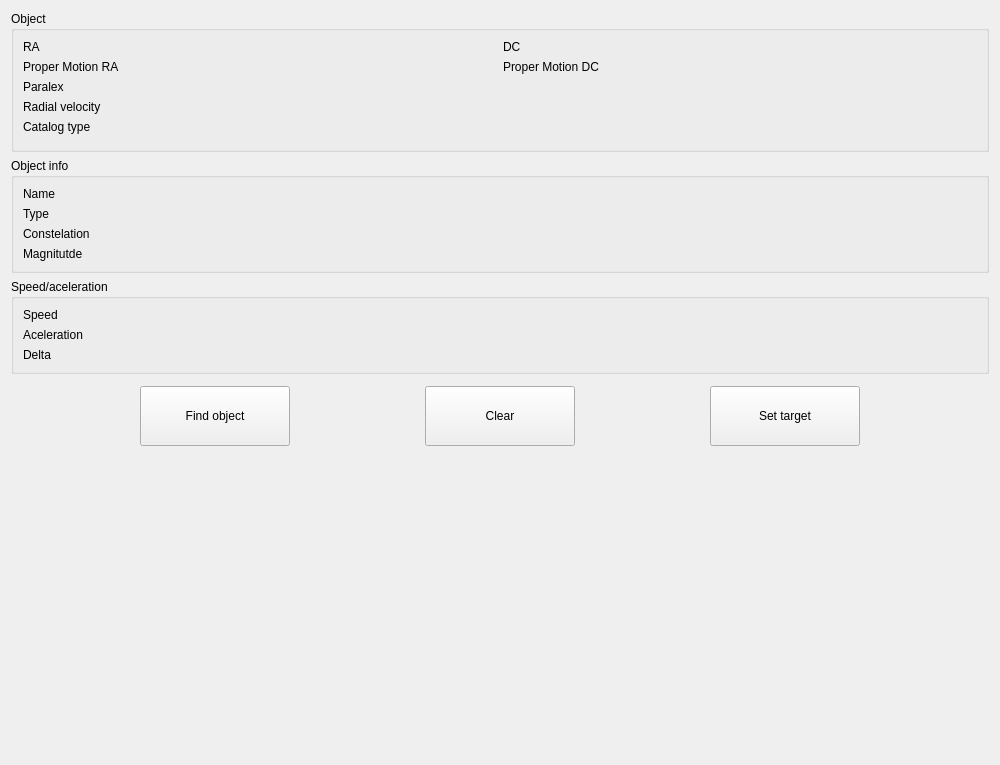
<?xml version="1.0" encoding="UTF-8"?>
<ui version="4.0">
 <class>tlinsWTarget</class>
 <widget class="QWidget" name="tlinsWTarget">
  <property name="geometry">
   <rect>
    <x>0</x>
    <y>0</y>
    <width>1000</width>
    <height>765</height>
   </rect>
  </property>
  <property name="windowTitle">
   <string>Form</string>
  </property>
  <layout class="QVBoxLayout" name="verticalLayout_2">
   <item>
    <widget class="QGroupBox" name="groupBox_2">
     <property name="title">
      <string>Object</string>
     </property>
     <layout class="QGridLayout" name="gridLayout_2">
      <item row="1" column="4">
       <widget class="tlinsWDecimalValue" name="pmDC" native="true">
        <property name="enabled">
         <bool>true</bool>
        </property>
       </widget>
      </item>
      <item row="4" column="0">
       <widget class="QLabel" name="label_7">
        <property name="text">
         <string>Catalog type</string>
        </property>
       </widget>
      </item>
      <item row="3" column="1">
       <widget class="tlinsWDecimalValue" name="radialVelocity" native="true">
        <property name="enabled">
         <bool>true</bool>
        </property>
       </widget>
      </item>
      <item row="1" column="3">
       <widget class="QLabel" name="label_4">
        <property name="text">
         <string>Proper Motion DC</string>
        </property>
       </widget>
      </item>
      <item row="2" column="1">
       <widget class="tlinsWDecimalValue" name="parallex" native="true">
        <property name="enabled">
         <bool>true</bool>
        </property>
       </widget>
      </item>
      <item row="2" column="0">
       <widget class="QLabel" name="label_5">
        <property name="text">
         <string>Paralex</string>
        </property>
       </widget>
      </item>
      <item row="0" column="0">
       <widget class="QLabel" name="label">
        <property name="text">
         <string>RA</string>
        </property>
       </widget>
      </item>
      <item row="1" column="1">
       <widget class="tlinsWDecimalValue" name="pmRA" native="true">
        <property name="enabled">
         <bool>true</bool>
        </property>
       </widget>
      </item>
      <item row="0" column="1">
       <widget class="tlinsWCoordinateHourAngle" name="RA" native="true">
        <property name="enabled">
         <bool>true</bool>
        </property>
       </widget>
      </item>
      <item row="0" column="3">
       <widget class="QLabel" name="label_3">
        <property name="text">
         <string>DC</string>
        </property>
       </widget>
      </item>
      <item row="1" column="0">
       <widget class="QLabel" name="label_2">
        <property name="text">
         <string>Proper Motion RA</string>
        </property>
       </widget>
      </item>
      <item row="4" column="1">
       <widget class="tlinsWAstroCatalog" name="catalogType" native="true">
        <property name="enabled">
         <bool>true</bool>
        </property>
       </widget>
      </item>
      <item row="3" column="0">
       <widget class="QLabel" name="label_6">
        <property name="text">
         <string>Radial velocity</string>
        </property>
       </widget>
      </item>
      <item row="0" column="4">
       <widget class="tlinsWCoordinateDeclination" name="DC" native="true">
        <property name="enabled">
         <bool>true</bool>
        </property>
       </widget>
      </item>
      <item row="5" column="0">
       <widget class="QWidget" name="magnitutde" native="true"/>
      </item>
     </layout>
    </widget>
   </item>
   <item>
    <widget class="QGroupBox" name="groupBox_3">
     <property name="title">
      <string>Object info</string>
     </property>
     <layout class="QGridLayout" name="gridLayout_4">
      <item row="2" column="1">
       <widget class="tlinsWConstelation" name="objectConstelation" native="true">
        <property name="enabled">
         <bool>false</bool>
        </property>
       </widget>
      </item>
      <item row="2" column="0">
       <widget class="QLabel" name="label_12">
        <property name="text">
         <string>Constelation</string>
        </property>
       </widget>
      </item>
      <item row="1" column="0">
       <widget class="QLabel" name="label_11">
        <property name="text">
         <string>Type</string>
        </property>
       </widget>
      </item>
      <item row="0" column="0">
       <widget class="QLabel" name="label_10">
        <property name="text">
         <string>Name</string>
        </property>
       </widget>
      </item>
      <item row="1" column="1">
       <widget class="tlinsWAstroObjectType" name="objectType" native="true">
        <property name="enabled">
         <bool>false</bool>
        </property>
       </widget>
      </item>
      <item row="3" column="0">
       <widget class="QLabel" name="label_13">
        <property name="text">
         <string>Magnitutde</string>
        </property>
       </widget>
      </item>
      <item row="0" column="1">
       <widget class="tlinsWObjectName" name="objectName" native="true">
        <property name="enabled">
         <bool>false</bool>
        </property>
       </widget>
      </item>
      <item row="3" column="1">
       <widget class="tlinsWDecimalValue" name="magnitude" native="true">
        <property name="enabled">
         <bool>false</bool>
        </property>
       </widget>
      </item>
     </layout>
    </widget>
   </item>
   <item>
    <widget class="QGroupBox" name="groupBox">
     <property name="title">
      <string>Speed/aceleration</string>
     </property>
     <layout class="QGridLayout" name="gridLayout">
      <item row="1" column="1">
       <widget class="tlinsWDecimalValue" name="aceleration" native="true">
        <property name="enabled">
         <bool>false</bool>
        </property>
       </widget>
      </item>
      <item row="0" column="0">
       <widget class="QLabel" name="label_8">
        <property name="text">
         <string>Speed</string>
        </property>
       </widget>
      </item>
      <item row="0" column="1">
       <widget class="tlinsWDecimalValue" name="speed" native="true">
        <property name="enabled">
         <bool>false</bool>
        </property>
       </widget>
      </item>
      <item row="1" column="0">
       <widget class="QLabel" name="label_9">
        <property name="text">
         <string>Aceleration</string>
        </property>
       </widget>
      </item>
      <item row="2" column="0">
       <widget class="QLabel" name="label_14">
        <property name="text">
         <string>Delta</string>
        </property>
       </widget>
      </item>
      <item row="2" column="1">
       <widget class="tlinsWDecimalValue" name="delta" native="true">
        <property name="enabled">
         <bool>false</bool>
        </property>
       </widget>
      </item>
     </layout>
    </widget>
   </item>
   <item>
    <layout class="QHBoxLayout" name="horizontalLayout">
     <property name="topMargin">
      <number>6</number>
     </property>
     <property name="bottomMargin">
      <number>6</number>
     </property>
     <item>
      <spacer name="horizontalSpacer">
       <property name="orientation">
        <enum>Qt::Horizontal</enum>
       </property>
       <property name="sizeHint" stdset="0">
        <size>
         <width>40</width>
         <height>20</height>
        </size>
       </property>
      </spacer>
     </item>
     <item>
      <widget class="QPushButton" name="btFind">
       <property name="minimumSize">
        <size>
         <width>150</width>
         <height>60</height>
        </size>
       </property>
       <property name="text">
        <string>Find object</string>
       </property>
      </widget>
     </item>
     <item>
      <spacer name="horizontalSpacer_3">
       <property name="orientation">
        <enum>Qt::Horizontal</enum>
       </property>
       <property name="sizeHint" stdset="0">
        <size>
         <width>40</width>
         <height>20</height>
        </size>
       </property>
      </spacer>
     </item>
     <item>
      <widget class="QPushButton" name="btClear">
       <property name="minimumSize">
        <size>
         <width>150</width>
         <height>60</height>
        </size>
       </property>
       <property name="text">
        <string>Clear</string>
       </property>
      </widget>
     </item>
     <item>
      <spacer name="horizontalSpacer_2">
       <property name="orientation">
        <enum>Qt::Horizontal</enum>
       </property>
       <property name="sizeHint" stdset="0">
        <size>
         <width>40</width>
         <height>20</height>
        </size>
       </property>
      </spacer>
     </item>
     <item>
      <widget class="QPushButton" name="btSetTarget">
       <property name="minimumSize">
        <size>
         <width>150</width>
         <height>60</height>
        </size>
       </property>
       <property name="text">
        <string>Set target</string>
       </property>
      </widget>
     </item>
     <item>
      <spacer name="horizontalSpacer_4">
       <property name="orientation">
        <enum>Qt::Horizontal</enum>
       </property>
       <property name="sizeHint" stdset="0">
        <size>
         <width>40</width>
         <height>20</height>
        </size>
       </property>
      </spacer>
     </item>
    </layout>
   </item>
   <item>
    <spacer name="verticalSpacer">
     <property name="orientation">
      <enum>Qt::Vertical</enum>
     </property>
     <property name="sizeHint" stdset="0">
      <size>
       <width>20</width>
       <height>40</height>
      </size>
     </property>
    </spacer>
   </item>
  </layout>
 </widget>
 <customwidgets>
  <customwidget>
   <class>tlinsWDecimalValue</class>
   <extends>QWidget</extends>
   <header location="global">tlinswdecimalvalue.h</header>
   <container>1</container>
  </customwidget>
  <customwidget>
   <class>tlinsWCoordinateDeclination</class>
   <extends>QWidget</extends>
   <header>tlinswcoordinatedeclination.h</header>
   <container>1</container>
  </customwidget>
  <customwidget>
   <class>tlinsWCoordinateHourAngle</class>
   <extends>QWidget</extends>
   <header>tlinswcoordinatehourangle.h</header>
   <container>1</container>
  </customwidget>
  <customwidget>
   <class>tlinsWAstroCatalog</class>
   <extends>QWidget</extends>
   <header location="global">tlinswastrocatalog.h</header>
   <container>1</container>
  </customwidget>
  <customwidget>
   <class>tlinsWAstroObjectType</class>
   <extends>QWidget</extends>
   <header>tlinswastroobjecttype.h</header>
   <container>1</container>
  </customwidget>
  <customwidget>
   <class>tlinsWObjectName</class>
   <extends>QWidget</extends>
   <header>tlinswobjectname.h</header>
   <container>1</container>
  </customwidget>
  <customwidget>
   <class>tlinsWConstelation</class>
   <extends>QWidget</extends>
   <header>tlinswconstelation.h</header>
   <container>1</container>
  </customwidget>
 </customwidgets>
 <resources/>
 <connections/>
</ui>
